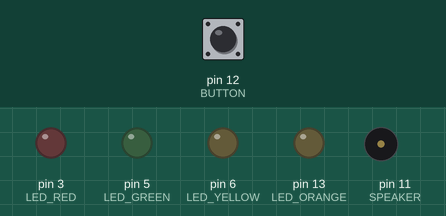
Recording of a sketch running on a simulated Arduino Uno, built with avr-gcc and run on an emulated ATmega328P. Parts: output pins drawn as LEDs (lit = HIGH), buzzer (waves = sounding). Inputs (shaded band) come from the test bench; at power-on: pin 12 (BUTTON) HIGH.

Above: at 1.0 s.
1.1 s: pin 12 (BUTTON) pulled LOW for 0.15 s
At 5.57 s:
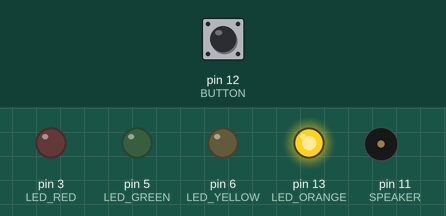
At 8.2 s:
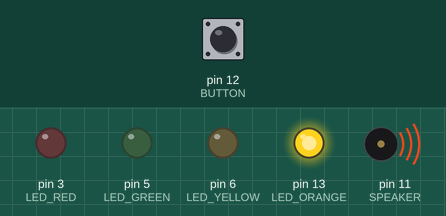
Timing chart, 0 to 10.1 s (numbered marks = the images above; inputs shaded):
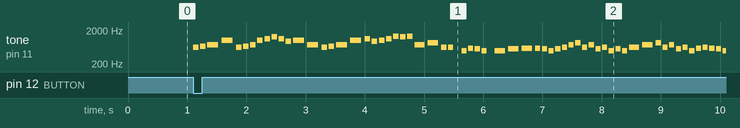

The sketch:

NyanCat_melody.ino
```cpp
/*
 Nyan Cat

 Plays Nyan Cat
 example to fast (old version): http://www.youtube.com/watch?v=eFHfGA5e4n8
 example this version: http://youtu.be/t3gKFuTb4kQ
 circuit:
 * 8-ohm speaker on digital pin 8

 By: Bruce Helsen (geobruce)
 Stan Draulans (purewantfun)
 update (Jrigvd (Jordy v. D.))
 */
#include "pitches.h"

// --- PIN DEFINITIONS ---

#define LED_RED 3      // LED Lights
#define LED_GREEN 5
#define LED_YELLOW 6
#define LED_ORANGE 13

#define SPEAKER 11

#define BUTTON 12

// --- LEDs ---

// Function for initiating the pins used by the LEDs
void init_LED_pins() {
  pinMode(LED_RED,OUTPUT);
  pinMode(LED_GREEN,OUTPUT);
  pinMode(LED_YELLOW,OUTPUT);
  pinMode(LED_ORANGE,OUTPUT);
}

// --- BUTTON ---

// Function for initiating the pin used by the button
void init_button_pin() {
  pinMode(BUTTON,INPUT);

  digitalWrite(BUTTON, HIGH); // Enable internal pull-up resistor
}

// Function for reading the button value
// Returns 1 if the button is being pressed, 0 if it is not
int button_is_pressed() {
  return !digitalRead(BUTTON);
}

int intro[] = {
  //intro
  NOTE_DS5,
  NOTE_E5,
  NOTE_FS5,
  NOTE_B5,
  NOTE_DS5,
  NOTE_E5,
  NOTE_FS5,
  NOTE_B5,
  NOTE_CS6,
  NOTE_DS6,
  NOTE_CS6,
  NOTE_AS5,
  NOTE_B5,
  NOTE_FS5,
  NOTE_DS5,
  NOTE_E5,
  NOTE_FS5,
  NOTE_B5,
  NOTE_CS6,
  NOTE_AS5,
  NOTE_B5,
  NOTE_CS6,
  NOTE_E6,
  NOTE_DS6,
  NOTE_E6,
  NOTE_B5,

};

// note durations: 4 = quarter note, 8 = eighth note, etc.:
int noteDurations[] = {
  16,
  16,
  8,
  8,
  16,
  16,
  16,
  16,
  16,
  16,
  16,
  16,
  8, //13
  8,
  16,
  16,
  8,
  8,
  16,
  16,
  16,
  16,
  16,
  16,
  16,
  16 //25 intro
};

void setup() {
  init_button_pin();
  init_LED_pins();

  // Wait until the button is pressed
  while( button_is_pressed() == 0 ) {
    delay(100);
  }

  // We turn on the ORANGE LED so we know our program is running
  digitalWrite(LED_ORANGE, HIGH);

  for (int thisNote = 0; thisNote < 25; thisNote++) {

    // to calculate the note duration, take one second
    // divided by the note type.
    //e.g. quarter note = 1000 / 4, eighth note = 1000/8, etc.
    int noteDuration = 1500/noteDurations[thisNote];
    tone(SPEAKER, intro[thisNote],noteDuration);

    // to distinguish the notes, set a minimum time between them.
    // the note's duration + 30% seems to work well:
    int pauseBetweenNotes = noteDuration * 1.30;
    delay(pauseBetweenNotes);
    // stop the tone playing:
    noTone(SPEAKER);
  }
}
int melody[] = {
  //A
  NOTE_FS5,
  NOTE_GS5,
  NOTE_DS5,
  NOTE_DS5,
  REST,
  NOTE_B4,
  NOTE_D5,
  NOTE_CS5,
  NOTE_B4,
  REST,
  NOTE_B4,
  NOTE_CS5,
  NOTE_D5,
  NOTE_D5,
  NOTE_CS5,
  NOTE_B4,
  NOTE_CS5,
  NOTE_DS5,
  NOTE_FS5,
  NOTE_GS5,
  NOTE_DS5,
  NOTE_FS5,
  NOTE_CS5,
  NOTE_DS5,
  NOTE_B4,
  NOTE_CS5,
  NOTE_B4,
  NOTE_DS5,
  NOTE_FS5,
  NOTE_GS5,
  NOTE_DS5,
  NOTE_FS5,
  NOTE_CS5,
  NOTE_DS5,
  NOTE_B4,
  NOTE_D5,
  NOTE_DS5,
  NOTE_D5,
  NOTE_CS5,
  NOTE_B4,
  NOTE_CS5,
  NOTE_D5,
  NOTE_B4,
  NOTE_CS5,
  NOTE_DS5,
  NOTE_FS5,
  NOTE_CS5,
  NOTE_DS5,
  NOTE_CS5,
  NOTE_B4,
  NOTE_CS5,
  NOTE_B4,
  NOTE_CS5,
  NOTE_FS5,
  NOTE_GS5,
  NOTE_DS5,
  NOTE_DS5,
  REST,
  NOTE_B4,
  NOTE_D5,
  NOTE_CS5,
  NOTE_B4,
  REST,
  NOTE_B4,
  NOTE_CS5,
  NOTE_D5,
  NOTE_D5,
  NOTE_CS5,
  NOTE_B4,
  NOTE_CS5,
  NOTE_DS5,
  NOTE_FS5,
  NOTE_GS5,
  NOTE_DS5,
  NOTE_FS5,
  NOTE_CS5,
  NOTE_DS5,
  NOTE_B4,
  NOTE_CS5,
  NOTE_B4,
  NOTE_DS5,
  NOTE_FS5,
  NOTE_GS5,
  NOTE_DS5,
  NOTE_FS5,
  NOTE_CS5,
  NOTE_DS5,
  NOTE_B4,
  NOTE_D5,
  NOTE_DS5,
  NOTE_D5,
  NOTE_CS5,
  NOTE_B4,
  NOTE_CS5,
  NOTE_D5,
  NOTE_B4,
  NOTE_CS5,
  NOTE_DS5,
  NOTE_FS5,
  NOTE_CS5,
  NOTE_DS5,
  NOTE_CS5,
  NOTE_B4,
  NOTE_CS5,
  NOTE_B4,
  NOTE_CS5,
  //end of loop
  NOTE_B4,
  NOTE_FS4,
  NOTE_GS4,
  NOTE_B4,
  NOTE_FS4,
  NOTE_GS4,
  NOTE_B4,
  NOTE_CS5,
  NOTE_DS5,
  NOTE_B4,
  NOTE_E5,
  NOTE_DS5,
  NOTE_E5,
  NOTE_FS5,
  NOTE_B4,
  NOTE_B4,
  NOTE_FS4,
  NOTE_GS4,
  NOTE_B4,
  NOTE_FS4,
  NOTE_E5,
  NOTE_DS5,
  NOTE_CS5,
  NOTE_B4,
  NOTE_FS4,
  NOTE_DS4,
  NOTE_E4,
  NOTE_FS4,
  NOTE_B4,
  NOTE_FS4,
  NOTE_GS4,
  NOTE_B4,
  NOTE_FS4,
  NOTE_GS4,
  NOTE_B4,
  NOTE_B4,
  NOTE_CS5,
  NOTE_DS5,
  NOTE_B4,
  NOTE_FS4,
  NOTE_GS4,
  NOTE_FS4,
  //
  NOTE_B4,
  NOTE_B4,
  NOTE_AS4,
  NOTE_B4,
  NOTE_FS4,
  NOTE_GS4,
  NOTE_E4,
  NOTE_E5,
  NOTE_DS5,
  NOTE_E5,
  NOTE_FS5,
  NOTE_B4,
  NOTE_AS4,
  //
  NOTE_B4,
  NOTE_FS4,
  NOTE_GS4,
  NOTE_B4,
  NOTE_FS4,
  NOTE_GS4,
  NOTE_B4,
  NOTE_CS5,
  NOTE_DS5,
  NOTE_B4,
  NOTE_E5,
  NOTE_DS5,
  NOTE_E5,
  NOTE_FS5,
  NOTE_B4,
  NOTE_B4,
  NOTE_FS4,
  NOTE_GS4,
  NOTE_B4,
  NOTE_FS4,
  NOTE_E5,
  NOTE_DS5,
  NOTE_CS5,
  NOTE_B4,
  NOTE_FS4,
  NOTE_DS4,
  NOTE_E4,
  NOTE_FS4,
  NOTE_B4,
  NOTE_FS4,
  NOTE_GS4,
  NOTE_B4,
  NOTE_FS4,
  NOTE_GS4,
  NOTE_B4,
  NOTE_B4,
  NOTE_CS5,
  NOTE_DS5,
  NOTE_B4,
  NOTE_FS4,
  NOTE_GS4,
  NOTE_FS4,
  NOTE_B4,
  NOTE_B4,
  NOTE_AS4,
  NOTE_B4,
  NOTE_FS4,
  NOTE_GS4,
  NOTE_B4,
  NOTE_E5,
  NOTE_DS5,
  NOTE_E5,
  NOTE_FS5,
  NOTE_B4,
  NOTE_CS5

};
int melodyNoteDurations[] = {
  //a
  8,
  8,
  16,
  16,
  16,
  16,
  16,
  16,
  16,
  16,
  8,
  8,
  8,
  16,
  16,
  16,
  16,
  16,
  16,
  16,
  16,
  16,
  16,
  16,
  16,
  16,
  16,
  8,
  8,
  16,
  16,
  16,
  16,
  16,
  16,
  16,
  16,
  16,
  16,
  16,
  16,
  8,
  16,
  16,
  16,
  16,
  16,
  16,
  16,
  16,
  8,
  8,
  8,
  8,
  8,
  16,
  16,
  16,
  16,
  16,
  16,
  16,
  16,
  8,
  8,
  8,
  16,
  16,
  16,
  16,
  16,
  16,
  16,
  16,
  16,
  16,
  16,
  16,
  16,
  16,
  8,
  8,
  16,
  16,
  16,
  16,
  16,
  16,
  16,
  16,
  16,
  16,
  16,
  16,
  8,
  16,
  16,
  16,
  16,
  16,
  16,
  16,
  16,
  8,
  8,
  8,
  //
  8,
  16,
  16,
  8,
  16,
  16,
  16,
  16,
  16,
  16,
  16,
  16,
  16,
  16,
  8,
  8,
  16,
  16,
  16,
  16,
  16,
  16,
  16,
  16,
  16,
  16,
  16,
  16,
  8,
  16,
  16,
  8,
  16,
  16,
  16,
  16,
  16,
  16,
  16,
  16,
  16,
  16,
  //
  8,
  16,
  16,
  16,
  16,
  16,
  16,
  16,
  16,
  16,
  16,
  8,
  8,
  //
  8,
  16,
  16,
  8,
  16,
  16,
  16,
  16,
  16,
  16,
  16,
  16,
  16,
  16,
  8,
  8,
  16,
  16,
  16,
  16,
  16,
  16,
  16,
  16,
  16,
  16,
  16,
  16,
  8,
  16,
  16,
  8,
  16,
  16,
  16,
  16,
  16,
  16,
  16,
  16,
  16,
  16,
  //
  8,
  16,
  16,
  16,
  16,
  16,
  16,
  16,
  16,
  16,
  16,
  8,
  8
};
void loop() {


  // iterate over the notes of the melody:
  for (int thisNote = 0; thisNote < 216; thisNote++) {

    // to calculate the note duration, take one second
    // divided by the note type.
    //e.g. quarter note = 1000 / 4, eighth note = 1000/8, etc.
    int noteDuration = 1400/melodyNoteDurations[thisNote];
    tone(SPEAKER, melody[thisNote],noteDuration);

    // to distinguish the notes, set a minimum time between them.
    // the note's duration + 30% seems to work well:
    int pauseBetweenNotes = noteDuration * 1.30;
    delay(pauseBetweenNotes);
    // stop the tone playing:
    noTone(SPEAKER);
  }
}
```

pitches.h
```cpp
/*************************************************
 * Public Constants
 *************************************************/
#define REST     0
#define NOTE_B0  31
#define NOTE_C1  33
#define NOTE_CS1 35
#define NOTE_D1  37
#define NOTE_DS1 39
#define NOTE_E1  41
#define NOTE_F1  44
#define NOTE_FS1 46
#define NOTE_G1  49
#define NOTE_GS1 52
#define NOTE_A1  55
#define NOTE_AS1 58
#define NOTE_B1  62
#define NOTE_C2  65
#define NOTE_CS2 69
#define NOTE_D2  73
#define NOTE_DS2 78
#define NOTE_E2  82
#define NOTE_F2  87
#define NOTE_FS2 93
#define NOTE_G2  98
#define NOTE_GS2 104
#define NOTE_A2  110
#define NOTE_AS2 117
#define NOTE_B2  123
#define NOTE_C3  131
#define NOTE_CS3 139
#define NOTE_D3  147
#define NOTE_DS3 156
#define NOTE_E3  165
#define NOTE_F3  175
#define NOTE_FS3 185
#define NOTE_G3  196
#define NOTE_GS3 208
#define NOTE_A3  220
#define NOTE_AS3 233
#define NOTE_B3  247
#define NOTE_C4  262
#define NOTE_CS4 277
#define NOTE_D4  294
#define NOTE_DS4 311
#define NOTE_E4  330
#define NOTE_F4  349
#define NOTE_FS4 370
#define NOTE_G4  392
#define NOTE_GS4 415
#define NOTE_A4  440
#define NOTE_AS4 466
#define NOTE_B4  494
#define NOTE_C5  523
#define NOTE_CS5 554
#define NOTE_D5  587
#define NOTE_DS5 622
#define NOTE_E5  659
#define NOTE_F5  698
#define NOTE_FS5 740
#define NOTE_G5  784
#define NOTE_GS5 831
#define NOTE_A5  880
#define NOTE_AS5 932
#define NOTE_B5  988
#define NOTE_C6  1047
#define NOTE_CS6 1109
#define NOTE_D6  1175
#define NOTE_DS6 1245
#define NOTE_E6  1319
#define NOTE_F6  1397
#define NOTE_FS6 1480
#define NOTE_G6  1568
#define NOTE_GS6 1661
#define NOTE_A6  1760
#define NOTE_AS6 1865
#define NOTE_B6  1976
#define NOTE_C7  2093
#define NOTE_CS7 2217
#define NOTE_D7  2349
#define NOTE_DS7 2489
#define NOTE_E7  2637
#define NOTE_F7  2794
#define NOTE_FS7 2960
#define NOTE_G7  3136
#define NOTE_GS7 3322
#define NOTE_A7  3520
#define NOTE_AS7 3729
#define NOTE_B7  3951
#define NOTE_C8  4186
#define NOTE_CS8 4435
#define NOTE_D8  4699
#define NOTE_DS8 4978
```

Measured:
- after the input at 1.1 s, pin 13 (LED_ORANGE): LOW → HIGH at once; tone on pin 11 (SPEAKER): plays 622 Hz for 0.09 s, 659 Hz for 0.09 s, 740 Hz for 0.19 s, 988 Hz for 0.19 s, 622 Hz for 0.09 s, 659 Hz for 0.09 s … (63 notes in this stretch), starting at once
